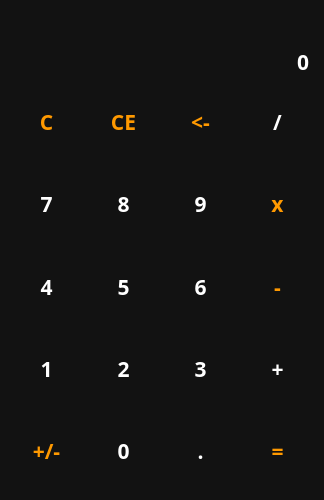
<?xml version="1.0" encoding="UTF-8"?>
<ui version="4.0">
 <class>Form</class>
 <widget class="QWidget" name="Form">
  <property name="enabled">
   <bool>true</bool>
  </property>
  <property name="geometry">
   <rect>
    <x>0</x>
    <y>0</y>
    <width>324</width>
    <height>500</height>
   </rect>
  </property>
  <property name="minimumSize">
   <size>
    <width>300</width>
    <height>500</height>
   </size>
  </property>
  <property name="windowTitle">
   <string>calculate</string>
  </property>
  <property name="windowIcon">
   <iconset>
    <normaloff>:/icons/icons/calculate_FILL0_wght400_GRAD0_opsz48.png</normaloff>:/icons/icons/calculate_FILL0_wght400_GRAD0_opsz48.png</iconset>
  </property>
  <property name="styleSheet">
   <string notr="true">QWidget {
    color: white;
    background-color: #121212;
    font-family: Rubik;
    font-size: 16pt;
    font-weight: 600;
}

QPushButton#btn
,#btn_backspace
,#btn_del
,#btn_div
,#btn_mul
,#btn_sub
,#btn_plus
,#button{
    color:#f90;
}

QPushButton#btn_equally {
    color: #f90;
    border-radius: 30px;
}

QPushButton {
    background-color: transparent;
    border: none;
}

QPushButton:hover {
    background-color: #666;
}

QPushButton:pressed {
    background-color: #888;
}</string>
  </property>
  <layout class="QVBoxLayout" name="verticalLayout">
   <item>
    <widget class="QLabel" name="lbl_temp">
     <property name="sizePolicy">
      <sizepolicy hsizetype="Preferred" vsizetype="Maximum">
       <horstretch>0</horstretch>
       <verstretch>0</verstretch>
      </sizepolicy>
     </property>
     <property name="minimumSize">
      <size>
       <width>300</width>
       <height>0</height>
      </size>
     </property>
     <property name="styleSheet">
      <string notr="true">color: #888;</string>
     </property>
     <property name="text">
      <string/>
     </property>
     <property name="alignment">
      <set>Qt::AlignRight|Qt::AlignTrailing|Qt::AlignVCenter</set>
     </property>
    </widget>
   </item>
   <item>
    <widget class="QLineEdit" name="le_entry">
     <property name="sizePolicy">
      <sizepolicy hsizetype="Expanding" vsizetype="Maximum">
       <horstretch>0</horstretch>
       <verstretch>0</verstretch>
      </sizepolicy>
     </property>
     <property name="styleSheet">
      <string notr="true">front-size: 40pt;
border: none;</string>
     </property>
     <property name="text">
      <string>0</string>
     </property>
     <property name="maxLength">
      <number>100</number>
     </property>
     <property name="alignment">
      <set>Qt::AlignRight|Qt::AlignTrailing|Qt::AlignVCenter</set>
     </property>
     <property name="readOnly">
      <bool>true</bool>
     </property>
    </widget>
   </item>
   <item>
    <layout class="QGridLayout" name="layout_button">
     <item row="3" column="3">
      <widget class="QPushButton" name="btn_add">
       <property name="sizePolicy">
        <sizepolicy hsizetype="Minimum" vsizetype="Expanding">
         <horstretch>0</horstretch>
         <verstretch>0</verstretch>
        </sizepolicy>
       </property>
       <property name="text">
        <string>+</string>
       </property>
       <property name="shortcut">
        <string>+</string>
       </property>
      </widget>
     </item>
     <item row="2" column="2">
      <widget class="QPushButton" name="btn_6">
       <property name="sizePolicy">
        <sizepolicy hsizetype="Minimum" vsizetype="Expanding">
         <horstretch>0</horstretch>
         <verstretch>0</verstretch>
        </sizepolicy>
       </property>
       <property name="text">
        <string>6</string>
       </property>
       <property name="shortcut">
        <string>6</string>
       </property>
      </widget>
     </item>
     <item row="2" column="3">
      <widget class="QPushButton" name="btn_sub">
       <property name="sizePolicy">
        <sizepolicy hsizetype="Minimum" vsizetype="Expanding">
         <horstretch>0</horstretch>
         <verstretch>0</verstretch>
        </sizepolicy>
       </property>
       <property name="text">
        <string>-</string>
       </property>
       <property name="shortcut">
        <string>-</string>
       </property>
      </widget>
     </item>
     <item row="4" column="1">
      <widget class="QPushButton" name="btn_0">
       <property name="sizePolicy">
        <sizepolicy hsizetype="Minimum" vsizetype="Expanding">
         <horstretch>0</horstretch>
         <verstretch>0</verstretch>
        </sizepolicy>
       </property>
       <property name="text">
        <string>0</string>
       </property>
       <property name="shortcut">
        <string>0</string>
       </property>
      </widget>
     </item>
     <item row="3" column="1">
      <widget class="QPushButton" name="btn_2">
       <property name="sizePolicy">
        <sizepolicy hsizetype="Minimum" vsizetype="Expanding">
         <horstretch>0</horstretch>
         <verstretch>0</verstretch>
        </sizepolicy>
       </property>
       <property name="text">
        <string>2</string>
       </property>
       <property name="shortcut">
        <string>2</string>
       </property>
      </widget>
     </item>
     <item row="1" column="3">
      <widget class="QPushButton" name="btn_mul">
       <property name="sizePolicy">
        <sizepolicy hsizetype="Minimum" vsizetype="Expanding">
         <horstretch>0</horstretch>
         <verstretch>0</verstretch>
        </sizepolicy>
       </property>
       <property name="text">
        <string>x</string>
       </property>
       <property name="shortcut">
        <string>*</string>
       </property>
      </widget>
     </item>
     <item row="2" column="0">
      <widget class="QPushButton" name="btn_4">
       <property name="sizePolicy">
        <sizepolicy hsizetype="Minimum" vsizetype="Expanding">
         <horstretch>0</horstretch>
         <verstretch>0</verstretch>
        </sizepolicy>
       </property>
       <property name="text">
        <string>4</string>
       </property>
       <property name="shortcut">
        <string>4</string>
       </property>
      </widget>
     </item>
     <item row="4" column="2">
      <widget class="QPushButton" name="btn_point">
       <property name="sizePolicy">
        <sizepolicy hsizetype="Minimum" vsizetype="Expanding">
         <horstretch>0</horstretch>
         <verstretch>0</verstretch>
        </sizepolicy>
       </property>
       <property name="text">
        <string>.</string>
       </property>
       <property name="shortcut">
        <string>.</string>
       </property>
      </widget>
     </item>
     <item row="3" column="0">
      <widget class="QPushButton" name="btn_1">
       <property name="sizePolicy">
        <sizepolicy hsizetype="Minimum" vsizetype="Expanding">
         <horstretch>0</horstretch>
         <verstretch>0</verstretch>
        </sizepolicy>
       </property>
       <property name="text">
        <string>1</string>
       </property>
      </widget>
     </item>
     <item row="2" column="1">
      <widget class="QPushButton" name="btn_5">
       <property name="sizePolicy">
        <sizepolicy hsizetype="Minimum" vsizetype="Expanding">
         <horstretch>0</horstretch>
         <verstretch>0</verstretch>
        </sizepolicy>
       </property>
       <property name="text">
        <string>5</string>
       </property>
       <property name="shortcut">
        <string>5</string>
       </property>
      </widget>
     </item>
     <item row="1" column="0">
      <widget class="QPushButton" name="btn_7">
       <property name="sizePolicy">
        <sizepolicy hsizetype="Minimum" vsizetype="Expanding">
         <horstretch>0</horstretch>
         <verstretch>0</verstretch>
        </sizepolicy>
       </property>
       <property name="text">
        <string>7</string>
       </property>
       <property name="shortcut">
        <string>7</string>
       </property>
      </widget>
     </item>
     <item row="4" column="3">
      <widget class="QPushButton" name="btn_equally">
       <property name="sizePolicy">
        <sizepolicy hsizetype="Minimum" vsizetype="Expanding">
         <horstretch>0</horstretch>
         <verstretch>0</verstretch>
        </sizepolicy>
       </property>
       <property name="text">
        <string>=</string>
       </property>
       <property name="shortcut">
        <string>=</string>
       </property>
      </widget>
     </item>
     <item row="3" column="2">
      <widget class="QPushButton" name="btn_3">
       <property name="sizePolicy">
        <sizepolicy hsizetype="Minimum" vsizetype="Expanding">
         <horstretch>0</horstretch>
         <verstretch>0</verstretch>
        </sizepolicy>
       </property>
       <property name="text">
        <string>3</string>
       </property>
       <property name="shortcut">
        <string>3</string>
       </property>
      </widget>
     </item>
     <item row="0" column="0">
      <widget class="QPushButton" name="btn">
       <property name="sizePolicy">
        <sizepolicy hsizetype="Minimum" vsizetype="Expanding">
         <horstretch>0</horstretch>
         <verstretch>0</verstretch>
        </sizepolicy>
       </property>
       <property name="text">
        <string>C</string>
       </property>
      </widget>
     </item>
     <item row="4" column="0">
      <widget class="QPushButton" name="button">
       <property name="sizePolicy">
        <sizepolicy hsizetype="Minimum" vsizetype="Expanding">
         <horstretch>0</horstretch>
         <verstretch>0</verstretch>
        </sizepolicy>
       </property>
       <property name="text">
        <string>+/-</string>
       </property>
      </widget>
     </item>
     <item row="0" column="3">
      <widget class="QPushButton" name="btn_truediv">
       <property name="sizePolicy">
        <sizepolicy hsizetype="Minimum" vsizetype="Expanding">
         <horstretch>0</horstretch>
         <verstretch>0</verstretch>
        </sizepolicy>
       </property>
       <property name="text">
        <string>/</string>
       </property>
       <property name="shortcut">
        <string>/</string>
       </property>
      </widget>
     </item>
     <item row="0" column="2">
      <widget class="QPushButton" name="btn_del">
       <property name="sizePolicy">
        <sizepolicy hsizetype="Minimum" vsizetype="Expanding">
         <horstretch>0</horstretch>
         <verstretch>0</verstretch>
        </sizepolicy>
       </property>
       <property name="text">
        <string>&lt;-</string>
       </property>
       <property name="shortcut">
        <string>Backspace</string>
       </property>
      </widget>
     </item>
     <item row="1" column="2">
      <widget class="QPushButton" name="btn_9">
       <property name="sizePolicy">
        <sizepolicy hsizetype="Minimum" vsizetype="Expanding">
         <horstretch>0</horstretch>
         <verstretch>0</verstretch>
        </sizepolicy>
       </property>
       <property name="text">
        <string>9</string>
       </property>
       <property name="shortcut">
        <string>9</string>
       </property>
      </widget>
     </item>
     <item row="1" column="1">
      <widget class="QPushButton" name="btn_8">
       <property name="sizePolicy">
        <sizepolicy hsizetype="Minimum" vsizetype="Expanding">
         <horstretch>0</horstretch>
         <verstretch>0</verstretch>
        </sizepolicy>
       </property>
       <property name="text">
        <string>8</string>
       </property>
       <property name="shortcut">
        <string>8</string>
       </property>
      </widget>
     </item>
     <item row="0" column="1">
      <widget class="QPushButton" name="btn_backspace">
       <property name="sizePolicy">
        <sizepolicy hsizetype="Minimum" vsizetype="Expanding">
         <horstretch>0</horstretch>
         <verstretch>0</verstretch>
        </sizepolicy>
       </property>
       <property name="text">
        <string>CE</string>
       </property>
       <property name="shortcut">
        <string>Del</string>
       </property>
      </widget>
     </item>
    </layout>
   </item>
  </layout>
 </widget>
 <resources>
  <include location="files.qrc"/>
 </resources>
 <connections/>
</ui>
